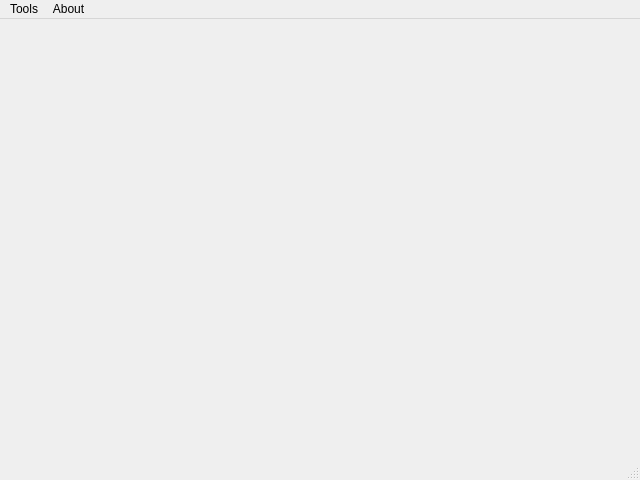
<?xml version="1.0" encoding="UTF-8"?>
<ui version="4.0">
 <class>MainWindow</class>
 <widget class="QMainWindow" name="MainWindow">
  <property name="geometry">
   <rect>
    <x>0</x>
    <y>0</y>
    <width>640</width>
    <height>480</height>
   </rect>
  </property>
  <property name="windowTitle">
   <string>MainWindow</string>
  </property>
  <widget class="QWidget" name="centralwidget"/>
  <widget class="QMenuBar" name="menubar">
   <property name="geometry">
    <rect>
     <x>0</x>
     <y>0</y>
     <width>640</width>
     <height>17</height>
    </rect>
   </property>
   <widget class="QMenu" name="menuTools">
    <property name="title">
     <string>Tools</string>
    </property>
    <addaction name="separator"/>
    <addaction name="actionShow_Devoce"/>
    <addaction name="separator"/>
    <addaction name="actionPreference"/>
   </widget>
   <widget class="QMenu" name="menuAbout">
    <property name="title">
     <string>About</string>
    </property>
    <addaction name="actionAbout_Qt"/>
   </widget>
   <addaction name="menuTools"/>
   <addaction name="menuAbout"/>
  </widget>
  <widget class="QStatusBar" name="statusbar"/>
  <action name="actionShow_Devoce">
   <property name="text">
    <string>Show Device</string>
   </property>
  </action>
  <action name="actionPreference">
   <property name="text">
    <string>Preference</string>
   </property>
  </action>
  <action name="actionAbout_Qt">
   <property name="text">
    <string>About Qt</string>
   </property>
  </action>
 </widget>
 <resources/>
 <connections/>
</ui>
